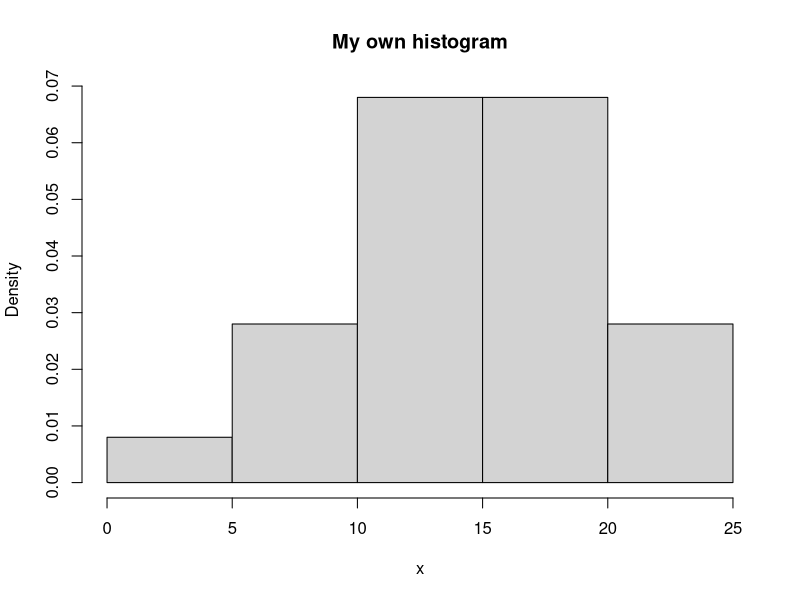
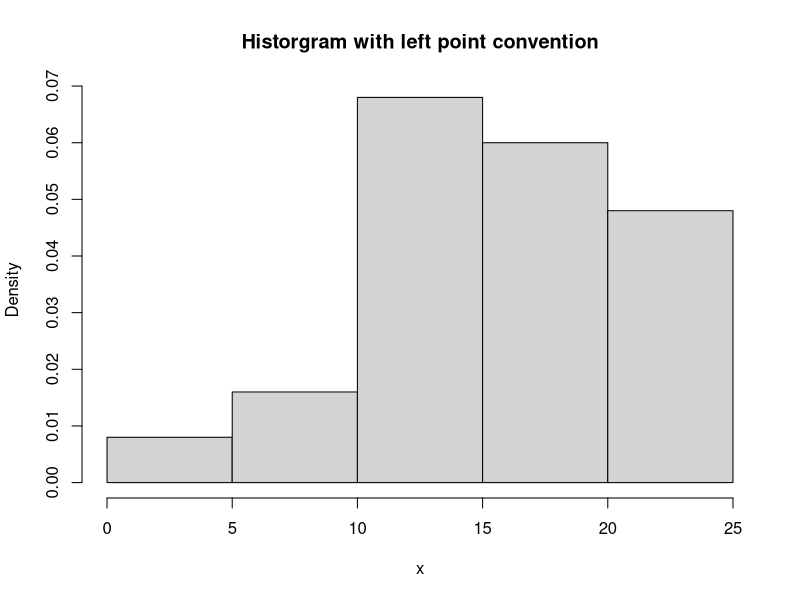
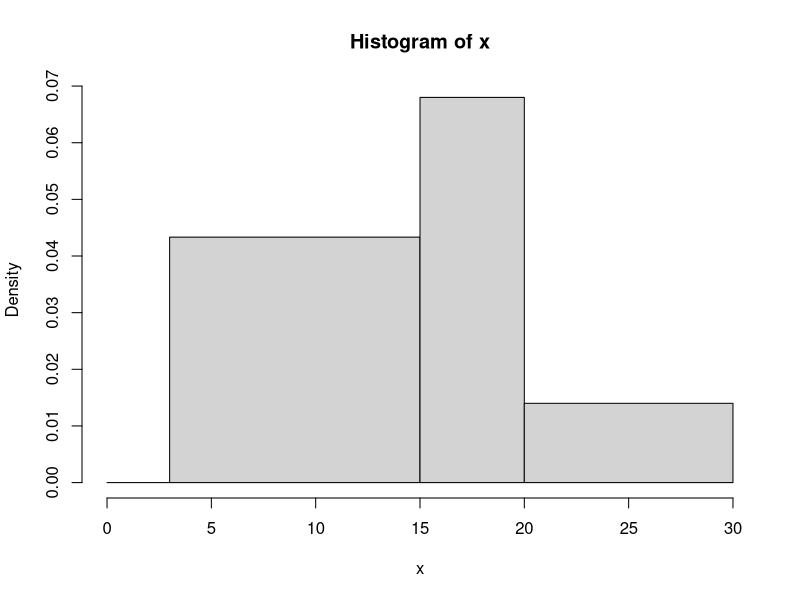
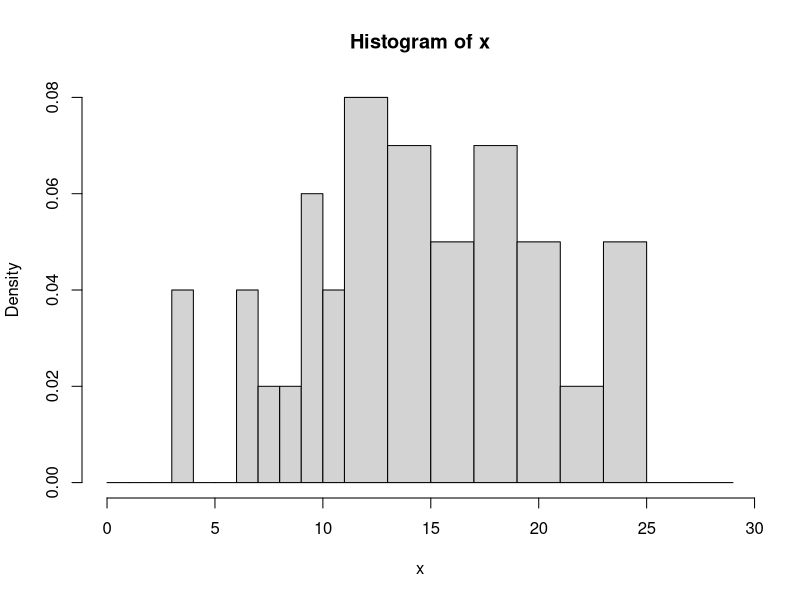
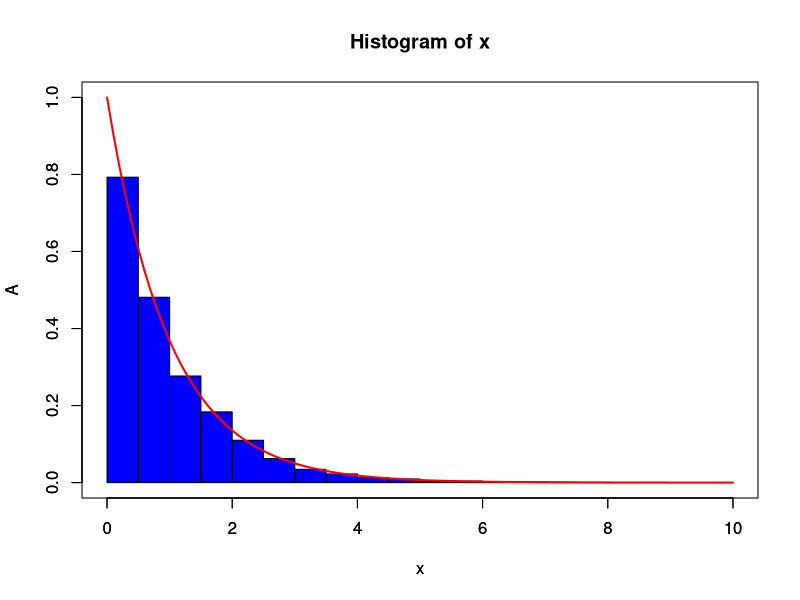

Write R code to recreate these figures, in order.
x <- 1:10 #Sequence, cannot specify the step
x <- seq(from = 1, to = 10, by = 2) #In case you need to specify the step
x <- cars$speed #Built in data in R, use data() to see more tables
hist(x, freq = F, main = "My own histogram")
#Here by right = F we change the convention
#Instead of right point convention it will use left point convention
hist(x, freq = F, main = "Historgram with left point convention", right = F)
hist(x, breaks = c(0, 3, 15, 20, 30)) # Change the bins
bins <- c(0:10, seq(11, 30, by = 2)) # Or,for example 1:30
hist(x, breaks = bins) # You can use any vector as breaks. Example seq(1, 30, by = 0.3) or the one written here
x[x > 20] # Choose all elems from the array which are bigger than 20
which(x > 20) # Choose indices of all elems from the array which are bigger than 20
x <- rexp(10000) # 100 random numbers distributed exponentially with rate/lambda = 1
hist(x, freq = F, xlim = c(0, 10), ylim = c(0, 1), col = "blue", ylab = "A")
par(new = T) # for making 2 graphs on the same plot
plot(dexp, xlim = c(0, 10), ylim = c(0, 1), col = "red", lwd = 2, ylab = "A") # or add = TRUE. col for color